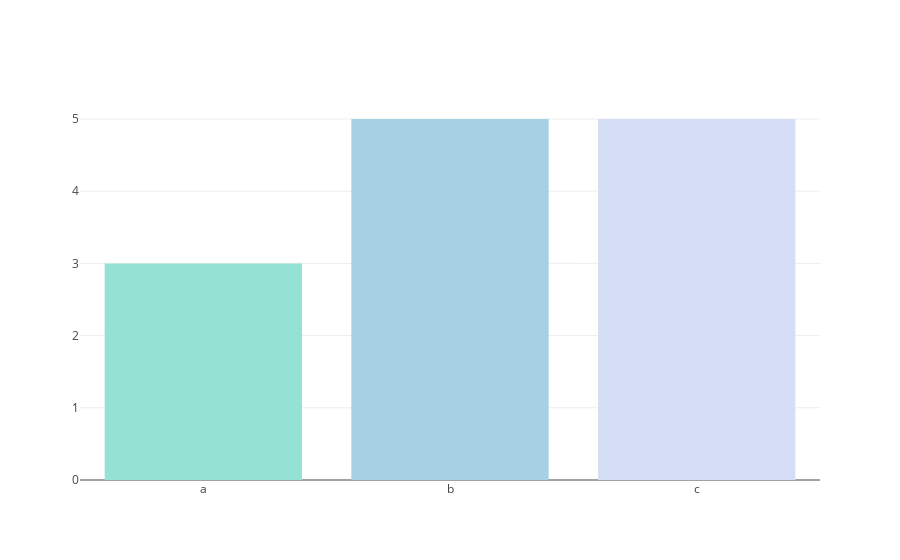

The code cell stored with this chart in its notebook:
### Markdown cell above
<h3 style="background-image: linear-gradient( 135deg, #52E5E7 10%, #130CB7 100%);">Drawing example

### Code cell
# bar_chart
label_list = ['a', 'b', 'c']
value_list = [3, 5, 5]
color_list = ['#95E1D3', '#A6D0E4', '#D5DEF5']
P.bar_chart(label_list=label_list,
            value_list=value_list,
            color_list=color_list)

### Figure 1 — Plotly figure (JSON) as saved in the notebook; plotly's stock layout.template omitted (floating-point values rounded to 4 significant figures)
{"data": [{"marker": {"color": ["#95E1D3", "#A6D0E4", "#D5DEF5"]}, "type": "bar", "x": ["a", "b", "c"], "y": [3, 5, 5]}], "layout": {}}
